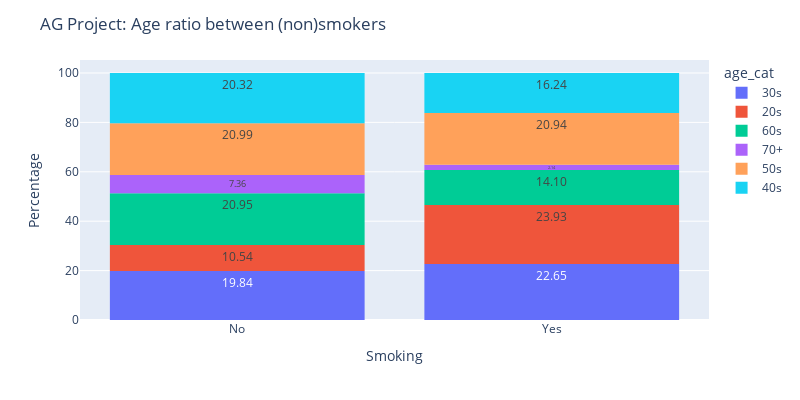

The notebook cell this image was saved under:
### Code cell
### Age

fig = px.histogram(df, x="W_str", color="age_cat", barnorm='percent', text_auto=".2f",
                   width=800, height=400)

fig.update_layout(
    title_text='AG Project: Age ratio between (non)smokers', # title of plot
    xaxis_title_text='Smoking', # xaxis label
    yaxis_title_text='Percentage', # yaxis label
    bargap=0.1, # gap between bars of adjacent location coordinates
    bargroupgap=0.1 # gap between bars of the same location coordinates
)
fig.show()
fig.write_image("plots/AG_age.png")

### Figure 1 — Plotly figure (JSON) as saved in the notebook; plotly's stock layout.template omitted (floating-point values rounded to 4 significant figures; data arrays with more than 128 entries replaced by an {"elided": "..."} marker saying what was removed)
{"data": [{"alignmentgroup": "True", "bingroup": "x", "hovertemplate": "age_cat=30s<br>W_str=%{x}<br>count (normalized as percent)=%{y}<extra></extra>", "legendgroup": "30s", "marker": {"color": "#636efa", "pattern": {"shape": ""}}, "name": "30s", "offsetgroup": "30s", "orientation": "v", "showlegend": true, "texttemplate": "%{value:.2f}", "type": "histogram", "x": {"elided": "2405 str values"}, "xaxis": "x", "yaxis": "y"}, {"alignmentgroup": "True", "bingroup": "x", "hovertemplate": "age_cat=20s<br>W_str=%{x}<br>count (normalized as percent)=%{y}<extra></extra>", "legendgroup": "20s", "marker": {"color": "#EF553B", "pattern": {"shape": ""}}, "name": "20s", "offsetgroup": "20s", "orientation": "v", "showlegend": true, "texttemplate": "%{value:.2f}", "type": "histogram", "x": {"elided": "1306 str values"}, "xaxis": "x", "yaxis": "y"}, {"alignmentgroup": "True", "bingroup": "x", "hovertemplate": "age_cat=60s<br>W_str=%{x}<br>count (normalized as percent)=%{y}<extra></extra>", "legendgroup": "60s", "marker": {"color": "#00cc96", "pattern": {"shape": ""}}, "name": "60s", "offsetgroup": "60s", "orientation": "v", "showlegend": true, "texttemplate": "%{value:.2f}", "type": "histogram", "x": {"elided": "2517 str values"}, "xaxis": "x", "yaxis": "y"}, {"alignmentgroup": "True", "bingroup": "x", "hovertemplate": "age_cat=70+<br>W_str=%{x}<br>count (normalized as percent)=%{y}<extra></extra>", "legendgroup": "70+", "marker": {"color": "#ab63fa", "pattern": {"shape": ""}}, "name": "70+", "offsetgroup": "70+", "orientation": "v", "showlegend": true, "texttemplate": "%{value:.2f}", "type": "histogram", "x": {"elided": "877 str values"}, "xaxis": "x", "yaxis": "y"}, {"alignmentgroup": "True", "bingroup": "x", "hovertemplate": "age_cat=50s<br>W_str=%{x}<br>count (normalized as percent)=%{y}<extra></extra>", "legendgroup": "50s", "marker": {"color": "#FFA15A", "pattern": {"shape": ""}}, "name": "50s", "offsetgroup": "50s", "orientation": "v", "showlegend": true, "texttemplate": "%{value:.2f}", "type": "histogram", "x": {"elided": "2537 str values"}, "xaxis": "x", "yaxis": "y"}, {"alignmentgroup": "True", "bingroup": "x", "hovertemplate": "age_cat=40s<br>W_str=%{x}<br>count (normalized as percent)=%{y}<extra></extra>", "legendgroup": "40s", "marker": {"color": "#19d3f3", "pattern": {"shape": ""}}, "name": "40s", "offsetgroup": "40s", "orientation": "v", "showlegend": true, "texttemplate": "%{value:.2f}", "type": "histogram", "x": {"elided": "2447 str values"}, "xaxis": "x", "yaxis": "y"}], "layout": {"bargap": 0.1, "bargroupgap": 0.1, "barmode": "relative", "barnorm": "percent", "height": 400, "legend": {"title": {"text": "age_cat"}, "tracegroupgap": 0}, "margin": {"t": 60}, "title": {"text": "AG Project: Age ratio between (non)smokers"}, "width": 800, "xaxis": {"anchor": "y", "autorange": true, "domain": [0, 1], "range": [-0.5, 1.5], "title": {"text": "Smoking"}, "type": "category"}, "yaxis": {"anchor": "x", "autorange": true, "domain": [0, 1], "range": [0, 105.3], "title": {"text": "Percentage"}}}}
